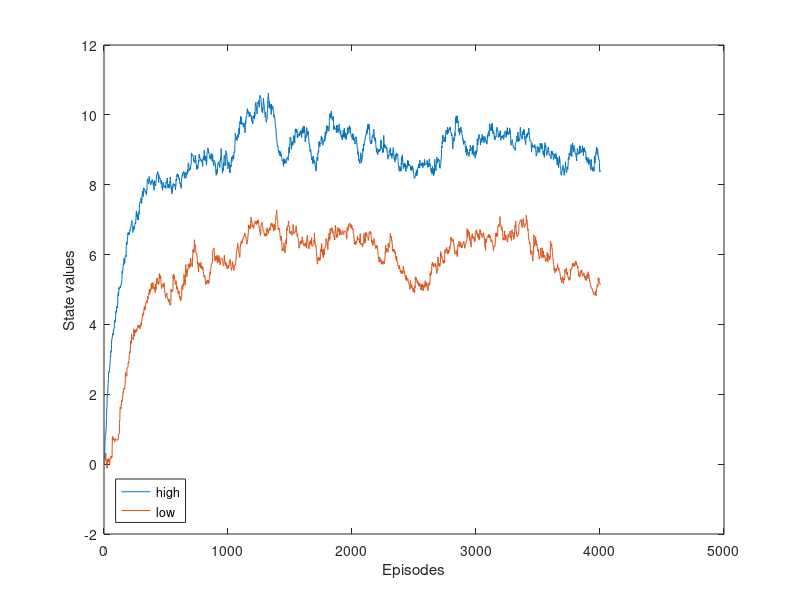

Recreate this plot in MATLAB.
% Achyuth Nandikotkur
% V00975928
% ECE-559B
% October 30, 2021

% Question 3

clear;
clc;

global returns qvector searchrewards waitrewards startState actionsAtHigh actionsAtLow stepsize;

% To store average returns
% high - low
valuestatehigh = [0];
valuestatelow = [0];

stepsize = 0.05;

searchrewards = [3, 4, 5, 6];
waitrewards = [0, 1, 2];

prob.high.search = 1/2;
prob.high.wait = 1/2;
prob.low.search = 1/2;
prob.low.wait = 1/4;
prob.low.recharge = 1/4;

loop = 1;
counterhigh = 0;
counterlow = 0;
% returns{0} high
% returns{1} low
returns = [0 0];
while(loop < 2)
    %since a four step episodic task,
    % example: high -> search -> high -> search ->
    %low -> wait -> low -> recharge -> high
    
    G = 0;
    % sequence = generateEpisode(prob);
    % selecting initial state as high = 1 or low = 2 with equal probability
    sequence = cell(1, 4000);
    for k1 = 1:4000
        sequence{k1}.state = 0;
        sequence{k1}.action = 0;
        sequence{k1}.reward = 0;
    end
    
    initialstate = randsample([1, 2], 1, true, [0.5, 0.5]);
    sequence{1}.state = initialstate;
    
    for i = 1: 4000
        % check if state is high or low
        if(sequence{i}.state == 1)
            % action can be search = 1, wait = 2;
            action = randsample([1, 2], 1, true, [prob.high.search, prob.high.wait]);
            if action == 1
              sequence{i+1}.state = randsample([1, 2], 1, true, [0.25, 0.75]);
              reward =  randsample(searchrewards,1);
            else
              reward =  randsample(waitrewards,1);
              sequence{i+1}.state = 1;
            end
            
            if(sequence{i+1}.state == 1)
                temphigh = valuestatehigh(end) + stepsize * (reward + (0.8 * (valuestatehigh(end))) - valuestatehigh(end));
            else
                temphigh = valuestatehigh(end) + stepsize * (reward + (0.8 * (valuestatelow(end))) - valuestatehigh(end));
            end
            
            valuestatehigh = [valuestatehigh; temphigh];
            valuestatelow = [valuestatelow; valuestatelow(end)];
        else
            % state is low

            % generate action with input probabilities
            action = randsample([1, 2, 3], 1, true, [prob.low.search, prob.low.wait, prob.low.recharge]);
            
            if action == 1
              sequence{i+1}.state = randsample([2, 1], 1, true, [0.25, 0.75]);
              if(sequence{i+1}.state == 2)
                  reward =  randsample(searchrewards,1);
              else
                  reward = -3;
              end
            elseif(action == 2)
              reward =  randsample(waitrewards,1);
              sequence{i+1}.state = 2;
            else
               reward = 0;
               sequence{i+1}.state = 1;
            end
            
            if(sequence{i+1}.state == 1)
                templow = valuestatelow(end) + stepsize * (reward + (0.8 * (valuestatehigh(end))) - valuestatelow(end));
            else
                templow = valuestatelow(end) + stepsize * (reward + (0.8 * (valuestatelow(end))) - valuestatelow(end));
            end
            
            valuestatelow = [valuestatelow; templow];
            valuestatehigh = [valuestatehigh; valuestatehigh(end)];
        end
    end
    
    loop = loop + 1;
end

% celldisp(sequence);

t=1:2000;
plot(1:length(valuestatehigh), valuestatehigh, 1:length(valuestatelow), valuestatelow)
xlabel('Episodes') 
ylabel('State values')
legend({'high','low'},'Location','southwest')


function resp = generateEpisode(probability)
    global waitrewards searchrewards;
    sequence = cell(1, 4);
    
    for k1 = 1:4000
        sequence{k1}.state = 0;
        sequence{k1}.action = 0;
        sequence{k1}.reward = 0;
    end

    
    % selecting initial state as high = 1 or low = 2 with equal probability
    initialstate = randsample([1, 2], 1, true, [0.5, 0.5]);
    sequence{1}.state = initialstate;
    
    for i=1:4000
        % check if state is high or low
        if(sequence{i}.state == 1)
            % action can be search = 1, wait = 2;
            action = randsample([1, 2], 1, true, [probability.high.search, probability.high.wait]);
            if action == 1
              nextstate = randsample([1, 2], 1, true, [0.25, 0.75]);
              reward =  randsample(searchrewards,1);
            else
              reward =  randsample(waitrewards,1);
              nextstate = 1;
            end
        else
            % state is low

            % generate action with input probabilities
            action = randsample([1, 2, 3], 1, true, [probability.low.search, probability.low.wait, probability.low.recharge]);
            
            if action == 1
              nextstate = randsample([2, 1], 1, true, [0.25, 0.75]);
              if(nextstate == 2)
                  reward =  randsample(searchrewards,1);
              else
                  reward = -3;
              end
            elseif(action == 2)
              reward =  randsample(waitrewards,1);
              nextstate = 2;
            else
               reward = 0;
               nextstate = 1;
            end
        end
        sequence{i}.action = action;
        sequence{i}.reward = reward;
        sequence{i+1}.state = nextstate;
    end
    resp = sequence;
end